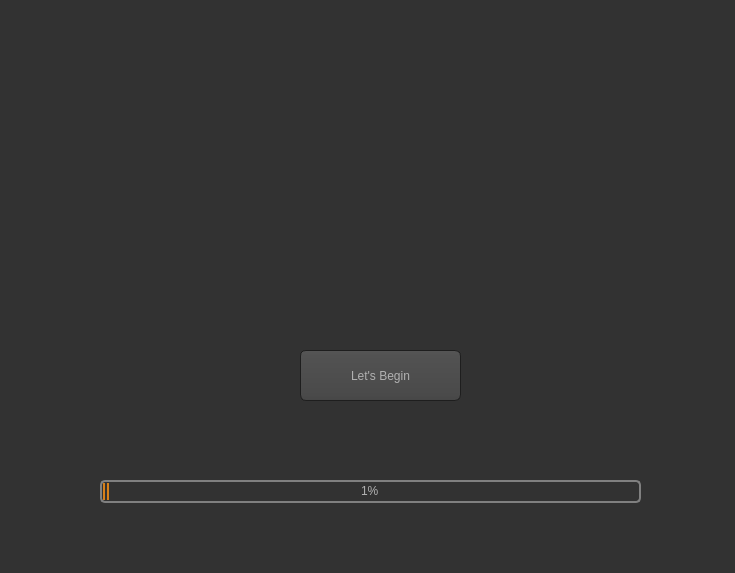
<?xml version="1.0" encoding="UTF-8"?>
<ui version="4.0">
 <class>Form</class>
 <widget class="QWidget" name="Form">
  <property name="geometry">
   <rect>
    <x>0</x>
    <y>0</y>
    <width>735</width>
    <height>573</height>
   </rect>
  </property>
  <property name="windowTitle">
   <string>Form</string>
  </property>
  <property name="styleSheet">
   <string notr="true">QToolTip
{
     border: 1px solid black;
     background-color: #ffa02f;
     padding: 1px;
     border-radius: 3px;
     opacity: 100;
}

QWidget
{
    color: #b1b1b1;
    background-color: #323232;
}

QTreeView, QListView
{
    background-color: silver;
    margin-left: 5px;
}

QWidget:item:hover
{
    background-color: QLinearGradient( x1: 0, y1: 0, x2: 0, y2: 1, stop: 0 #ffa02f, stop: 1 #ca0619);
    color: #000000;
}

QWidget:item:selected
{
    background-color: QLinearGradient( x1: 0, y1: 0, x2: 0, y2: 1, stop: 0 #ffa02f, stop: 1 #d7801a);
}

QMenuBar::item
{
    background: transparent;
}

QMenuBar::item:selected
{
    background: transparent;
    border: 1px solid #ffaa00;
}

QMenuBar::item:pressed
{
    background: #444;
    border: 1px solid #000;
    background-color: QLinearGradient(
        x1:0, y1:0,
        x2:0, y2:1,
        stop:1 #212121,
        stop:0.4 #343434/*,
        stop:0.2 #343434,
        stop:0.1 #ffaa00*/
    );
    margin-bottom:-1px;
    padding-bottom:1px;
}

QMenu
{
    border: 1px solid #000;
}

QMenu::item
{
    padding: 2px 20px 2px 20px;
}

QMenu::item:selected
{
    color: #000000;
}

QWidget:disabled
{
    color: #808080;
    background-color: #323232;
}

QAbstractItemView
{
    background-color: QLinearGradient( x1: 0, y1: 0, x2: 0, y2: 1, stop: 0 #4d4d4d, stop: 0.1 #646464, stop: 1 #5d5d5d);
}

QWidget:focus
{
    /*border: 1px solid darkgray;*/
}

QLineEdit
{
    background-color: QLinearGradient( x1: 0, y1: 0, x2: 0, y2: 1, stop: 0 #4d4d4d, stop: 0 #646464, stop: 1 #5d5d5d);
    padding: 1px;
    border-style: solid;
    border: 1px solid #1e1e1e;
    border-radius: 5;
}

QPushButton
{
    color: #b1b1b1;
    background-color: QLinearGradient( x1: 0, y1: 0, x2: 0, y2: 1, stop: 0 #565656, stop: 0.1 #525252, stop: 0.5 #4e4e4e, stop: 0.9 #4a4a4a, stop: 1 #464646);
    border-width: 1px;
    border-color: #1e1e1e;
    border-style: solid;
    border-radius: 6;
    padding: 3px;
    font-size: 12px;
    padding-left: 5px;
    padding-right: 5px;
    min-width: 40px;
}

QPushButton:pressed
{
    background-color: QLinearGradient( x1: 0, y1: 0, x2: 0, y2: 1, stop: 0 #2d2d2d, stop: 0.1 #2b2b2b, stop: 0.5 #292929, stop: 0.9 #282828, stop: 1 #252525);
}

QComboBox
{
    selection-background-color: #ffaa00;
    background-color: QLinearGradient( x1: 0, y1: 0, x2: 0, y2: 1, stop: 0 #565656, stop: 0.1 #525252, stop: 0.5 #4e4e4e, stop: 0.9 #4a4a4a, stop: 1 #464646);
    border-style: solid;
    border: 1px solid #1e1e1e;
    border-radius: 5;
}

QComboBox:hover,QPushButton:hover
{
    border: 2px solid QLinearGradient( x1: 0, y1: 0, x2: 0, y2: 1, stop: 0 #ffa02f, stop: 1 #d7801a);
}


QComboBox:on
{
    padding-top: 3px;
    padding-left: 4px;
    background-color: QLinearGradient( x1: 0, y1: 0, x2: 0, y2: 1, stop: 0 #2d2d2d, stop: 0.1 #2b2b2b, stop: 0.5 #292929, stop: 0.9 #282828, stop: 1 #252525);
    selection-background-color: #ffaa00;
}

QComboBox QAbstractItemView
{
    border: 2px solid darkgray;
    selection-background-color: QLinearGradient( x1: 0, y1: 0, x2: 0, y2: 1, stop: 0 #ffa02f, stop: 1 #d7801a);
}

QComboBox::drop-down
{
     subcontrol-origin: padding;
     subcontrol-position: top right;
     width: 15px;

     border-left-width: 0px;
     border-left-color: darkgray;
     border-left-style: solid; /* just a single line */
     border-top-right-radius: 3px; /* same radius as the QComboBox */
     border-bottom-right-radius: 3px;
 }

QComboBox::down-arrow
{
     image: url(:/dark_orange/img/down_arrow.png);
}

QGroupBox
{
    border: 1px solid darkgray;
    margin-top: 10px;
}

QGroupBox:focus
{
    border: 1px solid darkgray;
}

QTextEdit:focus
{
    border: 1px solid darkgray;
}

QScrollBar:horizontal {
     border: 1px solid #222222;
     background: QLinearGradient( x1: 0, y1: 0, x2: 0, y2: 1, stop: 0.0 #121212, stop: 0.2 #282828, stop: 1 #484848);
     height: 7px;
     margin: 0px 16px 0 16px;
}

QScrollBar::handle:horizontal
{
      background: QLinearGradient( x1: 0, y1: 0, x2: 1, y2: 0, stop: 0 #ffa02f, stop: 0.5 #d7801a, stop: 1 #ffa02f);
      min-height: 20px;
      border-radius: 2px;
}

QScrollBar::add-line:horizontal {
      border: 1px solid #1b1b19;
      border-radius: 2px;
      background: QLinearGradient( x1: 0, y1: 0, x2: 1, y2: 0, stop: 0 #ffa02f, stop: 1 #d7801a);
      width: 14px;
      subcontrol-position: right;
      subcontrol-origin: margin;
}

QScrollBar::sub-line:horizontal {
      border: 1px solid #1b1b19;
      border-radius: 2px;
      background: QLinearGradient( x1: 0, y1: 0, x2: 1, y2: 0, stop: 0 #ffa02f, stop: 1 #d7801a);
      width: 14px;
     subcontrol-position: left;
     subcontrol-origin: margin;
}

QScrollBar::right-arrow:horizontal, QScrollBar::left-arrow:horizontal
{
      border: 1px solid black;
      width: 1px;
      height: 1px;
      background: white;
}

QScrollBar::add-page:horizontal, QScrollBar::sub-page:horizontal
{
      background: none;
}

QScrollBar:vertical
{
      background: QLinearGradient( x1: 0, y1: 0, x2: 1, y2: 0, stop: 0.0 #121212, stop: 0.2 #282828, stop: 1 #484848);
      width: 7px;
      margin: 16px 0 16px 0;
      border: 1px solid #222222;
}

QScrollBar::handle:vertical
{
      background: QLinearGradient( x1: 0, y1: 0, x2: 0, y2: 1, stop: 0 #ffa02f, stop: 0.5 #d7801a, stop: 1 #ffa02f);
      min-height: 20px;
      border-radius: 2px;
}

QScrollBar::add-line:vertical
{
      border: 1px solid #1b1b19;
      border-radius: 2px;
      background: QLinearGradient( x1: 0, y1: 0, x2: 0, y2: 1, stop: 0 #ffa02f, stop: 1 #d7801a);
      height: 14px;
      subcontrol-position: bottom;
      subcontrol-origin: margin;
}

QScrollBar::sub-line:vertical
{
      border: 1px solid #1b1b19;
      border-radius: 2px;
      background: QLinearGradient( x1: 0, y1: 0, x2: 0, y2: 1, stop: 0 #d7801a, stop: 1 #ffa02f);
      height: 14px;
      subcontrol-position: top;
      subcontrol-origin: margin;
}

QScrollBar::up-arrow:vertical, QScrollBar::down-arrow:vertical
{
      border: 1px solid black;
      width: 1px;
      height: 1px;
      background: white;
}


QScrollBar::add-page:vertical, QScrollBar::sub-page:vertical
{
      background: none;
}

QTextEdit
{
    background-color: #242424;
}

QPlainTextEdit
{
    background-color: #242424;
}

QHeaderView::section
{
    background-color: QLinearGradient(x1:0, y1:0, x2:0, y2:1, stop:0 #616161, stop: 0.5 #505050, stop: 0.6 #434343, stop:1 #656565);
    color: white;
    padding-left: 4px;
    border: 1px solid #6c6c6c;
}

QCheckBox:disabled
{
color: #414141;
}

QDockWidget::title
{
    text-align: center;
    spacing: 3px; /* spacing between items in the tool bar */
    background-color: QLinearGradient(x1:0, y1:0, x2:0, y2:1, stop:0 #323232, stop: 0.5 #242424, stop:1 #323232);
}

QDockWidget::close-button, QDockWidget::float-button
{
    text-align: center;
    spacing: 1px; /* spacing between items in the tool bar */
    background-color: QLinearGradient(x1:0, y1:0, x2:0, y2:1, stop:0 #323232, stop: 0.5 #242424, stop:1 #323232);
}

QDockWidget::close-button:hover, QDockWidget::float-button:hover
{
    background: #242424;
}

QDockWidget::close-button:pressed, QDockWidget::float-button:pressed
{
    padding: 1px -1px -1px 1px;
}

QMainWindow::separator
{
    background-color: QLinearGradient(x1:0, y1:0, x2:0, y2:1, stop:0 #161616, stop: 0.5 #151515, stop: 0.6 #212121, stop:1 #343434);
    color: white;
    padding-left: 4px;
    border: 1px solid #4c4c4c;
    spacing: 3px; /* spacing between items in the tool bar */
}

QMainWindow::separator:hover
{

    background-color: QLinearGradient(x1:0, y1:0, x2:0, y2:1, stop:0 #d7801a, stop:0.5 #b56c17 stop:1 #ffa02f);
    color: white;
    padding-left: 4px;
    border: 1px solid #6c6c6c;
    spacing: 3px; /* spacing between items in the tool bar */
}

QToolBar::handle
{
     spacing: 3px; /* spacing between items in the tool bar */
     background: url(:/dark_orange/img/handle.png);
}

QMenu::separator
{
    height: 2px;
    background-color: QLinearGradient(x1:0, y1:0, x2:0, y2:1, stop:0 #161616, stop: 0.5 #151515, stop: 0.6 #212121, stop:1 #343434);
    color: white;
    padding-left: 4px;
    margin-left: 10px;
    margin-right: 5px;
}

QProgressBar
{
    border: 2px solid grey;
    border-radius: 5px;
    text-align: center;
}

QProgressBar::chunk
{
    background-color: #d7801a;
    width: 2.15px;
    margin: 0.5px;
}

QTabBar::tab {
    color: #b1b1b1;
    border: 1px solid #444;
    border-bottom-style: none;
    background-color: #323232;
    padding-left: 10px;
    padding-right: 10px;
    padding-top: 3px;
    padding-bottom: 2px;
    margin-right: -1px;
}

QTabWidget::pane {
    border: 1px solid #444;
    top: 1px;
}

QTabBar::tab:last
{
    margin-right: 0; /* the last selected tab has nothing to overlap with on the right */
    border-top-right-radius: 3px;
}

QTabBar::tab:first:!selected
{
 margin-left: 0px; /* the last selected tab has nothing to overlap with on the right */


    border-top-left-radius: 3px;
}

QTabBar::tab:!selected
{
    color: #b1b1b1;
    border-bottom-style: solid;
    margin-top: 3px;
    background-color: QLinearGradient(x1:0, y1:0, x2:0, y2:1, stop:1 #212121, stop:.4 #343434);
}

QTabBar::tab:selected
{
    border-top-left-radius: 3px;
    border-top-right-radius: 3px;
    margin-bottom: 0px;
}

QTabBar::tab:!selected:hover
{
    /*border-top: 2px solid #ffaa00;
    padding-bottom: 3px;*/
    border-top-left-radius: 3px;
    border-top-right-radius: 3px;
    background-color: QLinearGradient(x1:0, y1:0, x2:0, y2:1, stop:1 #212121, stop:0.4 #343434, stop:0.2 #343434, stop:0.1 #ffaa00);
}

QRadioButton::indicator:checked, QRadioButton::indicator:unchecked{
    color: #b1b1b1;
    background-color: #323232;
    border: 1px solid #b1b1b1;
    border-radius: 6px;
}

QRadioButton::indicator:checked
{
    background-color: qradialgradient(
        cx: 0.5, cy: 0.5,
        fx: 0.5, fy: 0.5,
        radius: 1.0,
        stop: 0.25 #ffaa00,
        stop: 0.3 #323232
    );
}

QCheckBox::indicator{
    color: #b1b1b1;
    background-color: #323232;
    border: 1px solid #b1b1b1;
    width: 9px;
    height: 9px;
}

QRadioButton::indicator
{
    border-radius: 6px;
}

QRadioButton::indicator:hover, QCheckBox::indicator:hover
{
    border: 1px solid #ffaa00;
}

QCheckBox::indicator:checked
{
    image:url(:/dark_orange/img/checkbox.png);
}

QCheckBox::indicator:disabled, QRadioButton::indicator:disabled
{
    border: 1px solid #444;
}


QSlider::groove:horizontal {
    border: 1px solid #3A3939;
    height: 8px;
    background: #201F1F;
    margin: 2px 0;
    border-radius: 2px;
}

QSlider::handle:horizontal {
    background: QLinearGradient( x1: 0, y1: 0, x2: 0, y2: 1,
      stop: 0.0 silver, stop: 0.2 #a8a8a8, stop: 1 #727272);
    border: 1px solid #3A3939;
    width: 14px;
    height: 14px;
    margin: -4px 0;
    border-radius: 2px;
}

QSlider::groove:vertical {
    border: 1px solid #3A3939;
    width: 8px;
    background: #201F1F;
    margin: 0 0px;
    border-radius: 2px;
}

QSlider::handle:vertical {
    background: QLinearGradient( x1: 0, y1: 0, x2: 0, y2: 1, stop: 0.0 silver,
      stop: 0.2 #a8a8a8, stop: 1 #727272);
    border: 1px solid #3A3939;
    width: 14px;
    height: 14px;
    margin: 0 -4px;
    border-radius: 2px;
}

QAbstractSpinBox {
    padding-top: 2px;
    padding-bottom: 2px;
    border: 1px solid darkgray;

    border-radius: 2px;
    min-width: 50px;
}</string>
  </property>
  <widget class="QLabel" name="label">
   <property name="geometry">
    <rect>
     <x>230</x>
     <y>20</y>
     <width>291</width>
     <height>261</height>
    </rect>
   </property>
   <property name="styleSheet">
    <string notr="true">background-image:url(:/newPrefix/brain.png)</string>
   </property>
   <property name="text">
    <string/>
   </property>
  </widget>
  <widget class="QPushButton" name="pushButton">
   <property name="geometry">
    <rect>
     <x>300</x>
     <y>350</y>
     <width>161</width>
     <height>51</height>
    </rect>
   </property>
   <property name="styleSheet">
    <string notr="true">font: 75 16pt &quot;MS Shell Dlg 2&quot;;</string>
   </property>
   <property name="text">
    <string>Let's Begin</string>
   </property>
  </widget>
  <widget class="QProgressBar" name="progressBar">
   <property name="geometry">
    <rect>
     <x>100</x>
     <y>480</y>
     <width>541</width>
     <height>23</height>
    </rect>
   </property>
   <property name="value">
    <number>1</number>
   </property>
  </widget>
 </widget>
 <resources>
  <include location="testimages.qrc"/>
  <include location="project_pictures.qrc"/>
 </resources>
 <connections/>
</ui>
